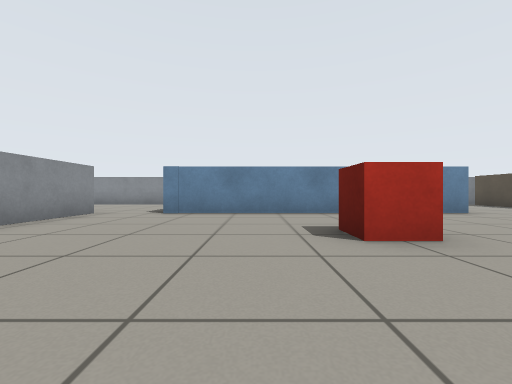
view 1 (above)

21 first-person views from a walk through a Gazebo world. The camera is 0.5 m above the floor, looks level and sees 90° across. The floor is counted in squares, 1 m on a side. Each view is taken from the middle of a square. On the plan, view 1 faces up. The plan holds only what a view shows up to about 9 squares ahead; the rest is blank.

view 2
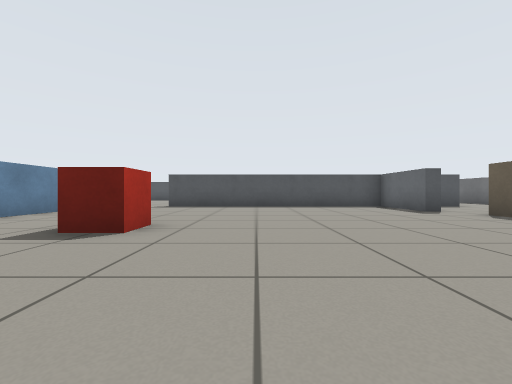

view 3
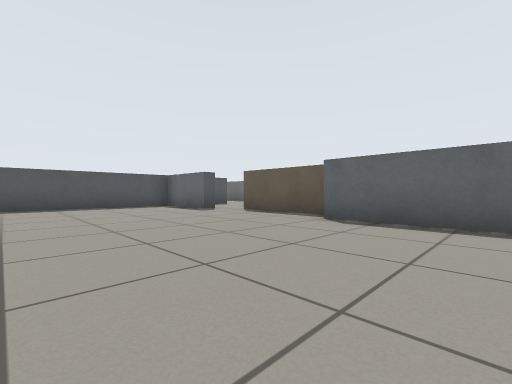

view 4
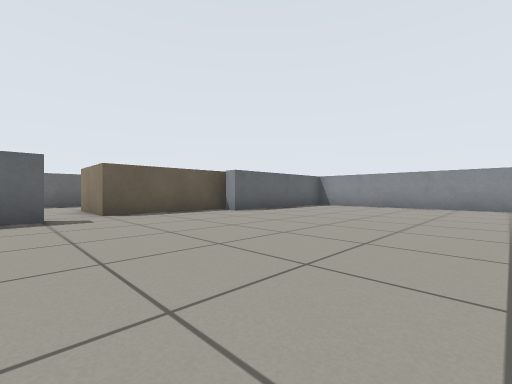

view 5
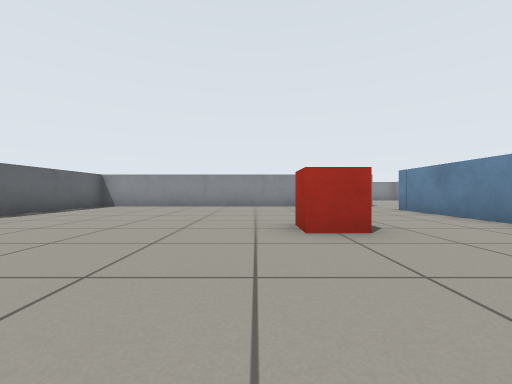

view 6
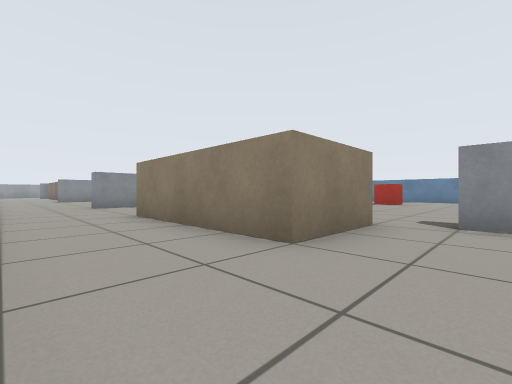

view 7
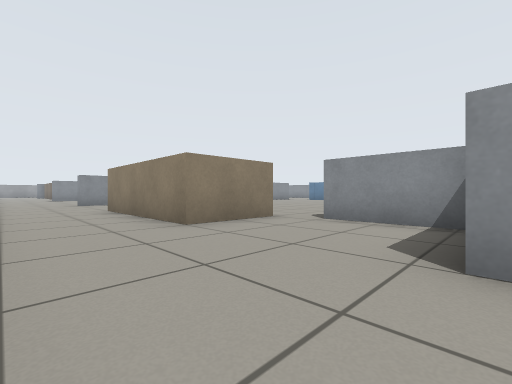

view 8
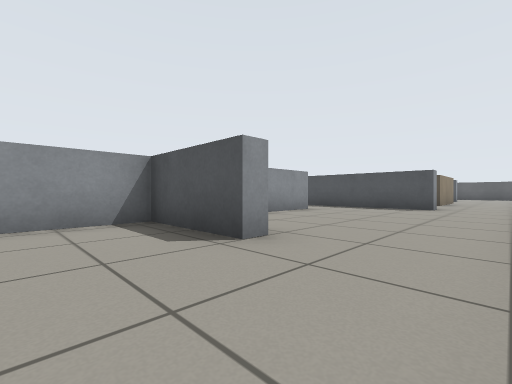

view 9
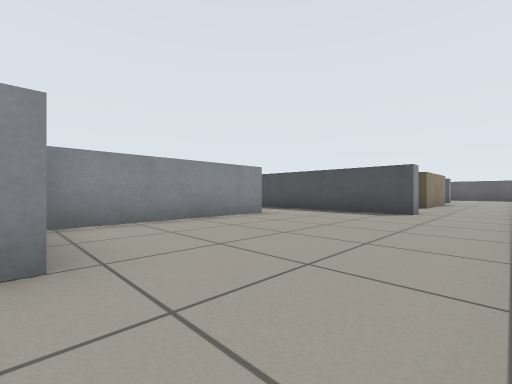

view 10
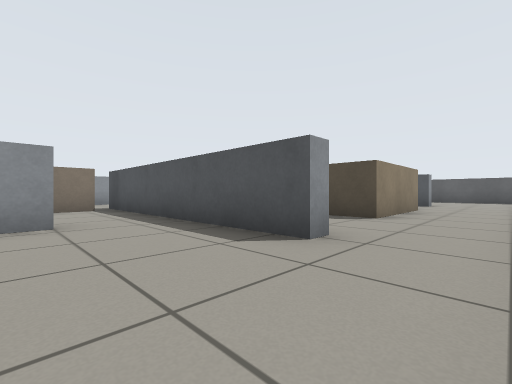

view 11
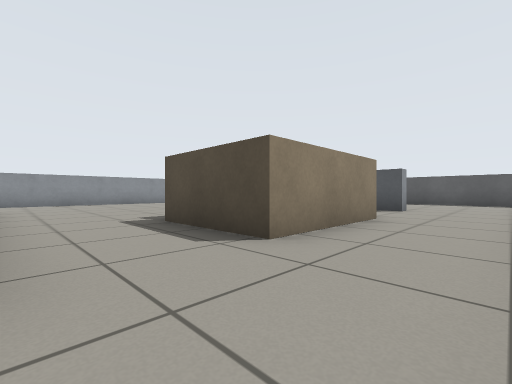

view 12
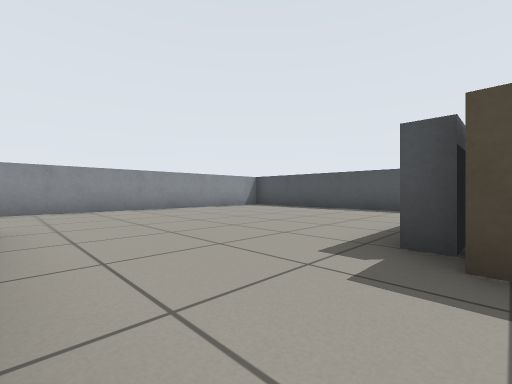

view 13
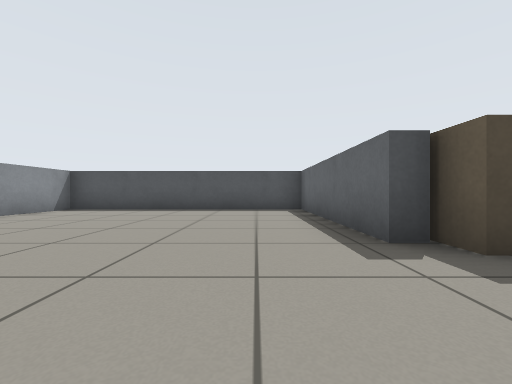

view 14
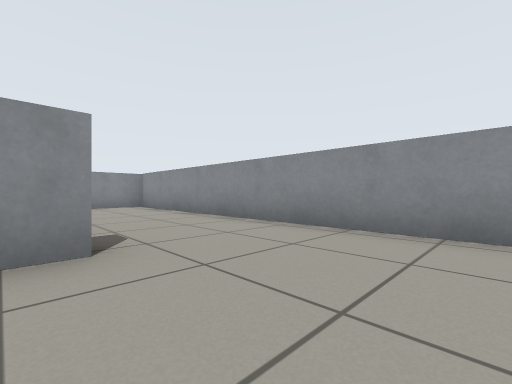

view 15
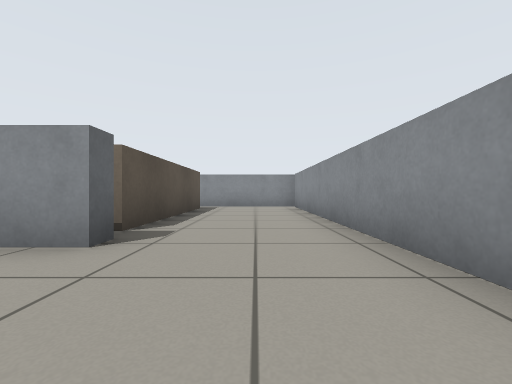

view 16
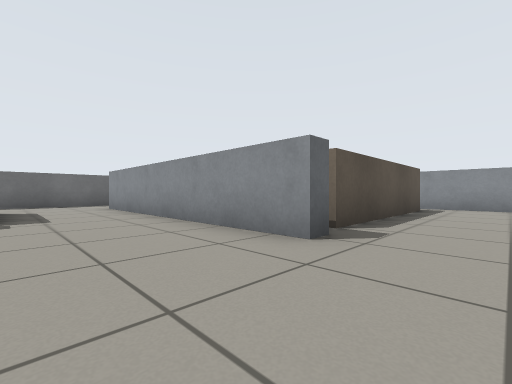

view 17
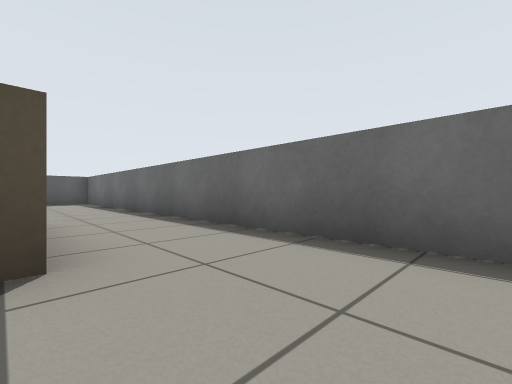

view 18
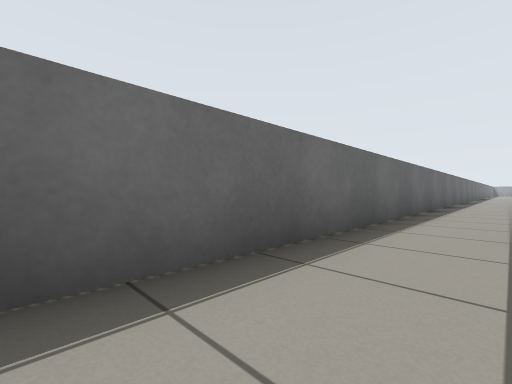

view 19
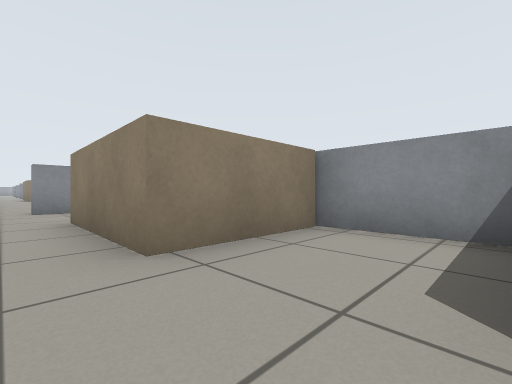

view 20
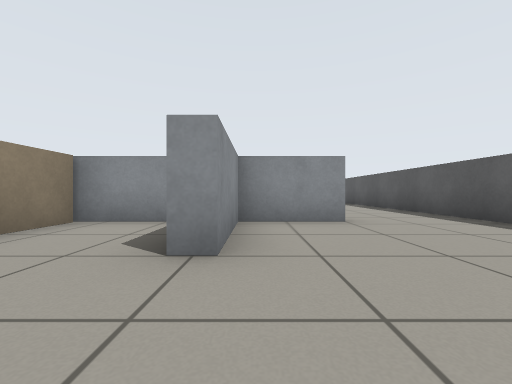

view 21
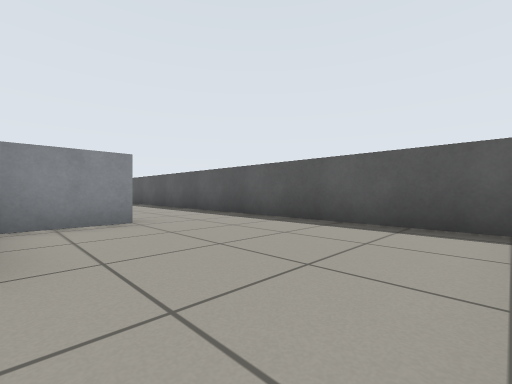

### Floor plan
Points are (right, up) in squares from view 1. A wall is a line through its corners. A room is listed if a view was taken in it or the views show most of it. See-through windows are left out.
Room 1 (views 1, 2, 3, 4, 5, 6, 7, 8, 9)
walls: (-3.8, -4.8) (-3.8, -6); (7.2, -6) (6.8, -6) (6.8, -3.7) (4.5, -3.7) (4.5, -3.3) (6.8, -3.3) (6.8, 4); (3, -8.5) (4.1, -8.5); (5.8, -8.5) (7.5, -8.5); (5.1, 6) (-2.2, 6); (-3.8, 4.4) (-3.8, -3.3) (0.5, -3.3)
ways out: opening at (7, -7.5) to room 2; opening at (-4, -7.5); opening at (-3, 5)
objects: brown box (0, -6) to (3, -4); red box (1, 3) to (2, 3)
Room 2 (view 10)
walls: (11.6, -3.7) (7.4, -3.7); (13.3, -6.5) (13.3, -3.5); (7.5, -8.5) (12.5, -8.5)
ways out: opening at (7, -7.5) to room 1; opening at (13, -7.5) to room 3; opening at (12, -3)
Room 3 (views 11, 12, 13, 14, 15, 16, 17, 18, 19)
walls: (18.1, -3.3) (21.3, -3.3) (21.3, 3.3) (7.5, 3.3); (13.3, 0.5) (13.7, 0.5) (13.7, -6.5) (13.3, -6.5); (21, -3.7) (19.8, -3.7); (21.7, -6) (21.3, -6) (21.3, -5.4); (12.5, -8.5) (21.5, -8.5); (8.2, 0.3) (12.8, 0.3); (7.2, 3.5) (7.2, 0)
ways out: opening at (13, -7.5) to room 2; opening at (21, -7.5) to room 4; gap at (8, 0)
objects: brown box (16, -6) to (19, -4)
Room 4 (views 20, 21)
walls: (23.6, -3.7) (21.7, -3.7) (21.7, -6); (21.5, -8.5) (24.2, -8.5); (26, -8) (26, -3.5)
ways out: opening at (21, -7.5) to room 3; opening at (24.5, -3)

Where each view was taken, in squares from view 1:
view 1: 0 up, 0 right, facing up
view 2: 1 up, 2 left, facing right
view 3: 1 up, 2 left, facing down-right
view 4: 2 up, 5 right, facing down-left
view 5: 2 up, 5 right, facing left
view 6: 8 down, 5 right, facing up-left
view 7: 8 down, 7 right, facing up-left
view 8: 8 down, 5 right, facing up-right
view 9: 8 down, 7 right, facing up-right
view 10: 8 down, 11 right, facing up-right
view 11: 8 down, 14 right, facing up-right
view 12: 4 down, 14 right, facing up-right
view 13: 2 down, 14 right, facing right
view 14: 0 up, 16 right, facing up-left
view 15: 2 up, 16 right, facing left
view 16: 2 up, 16 right, facing down-left
view 17: 6 down, 14 right, facing down-right
view 18: 7 down, 17 right, facing down-left
view 19: 7 down, 21 right, facing up-left
view 20: 8 down, 22 right, facing up
view 21: 8 down, 22 right, facing up-right
